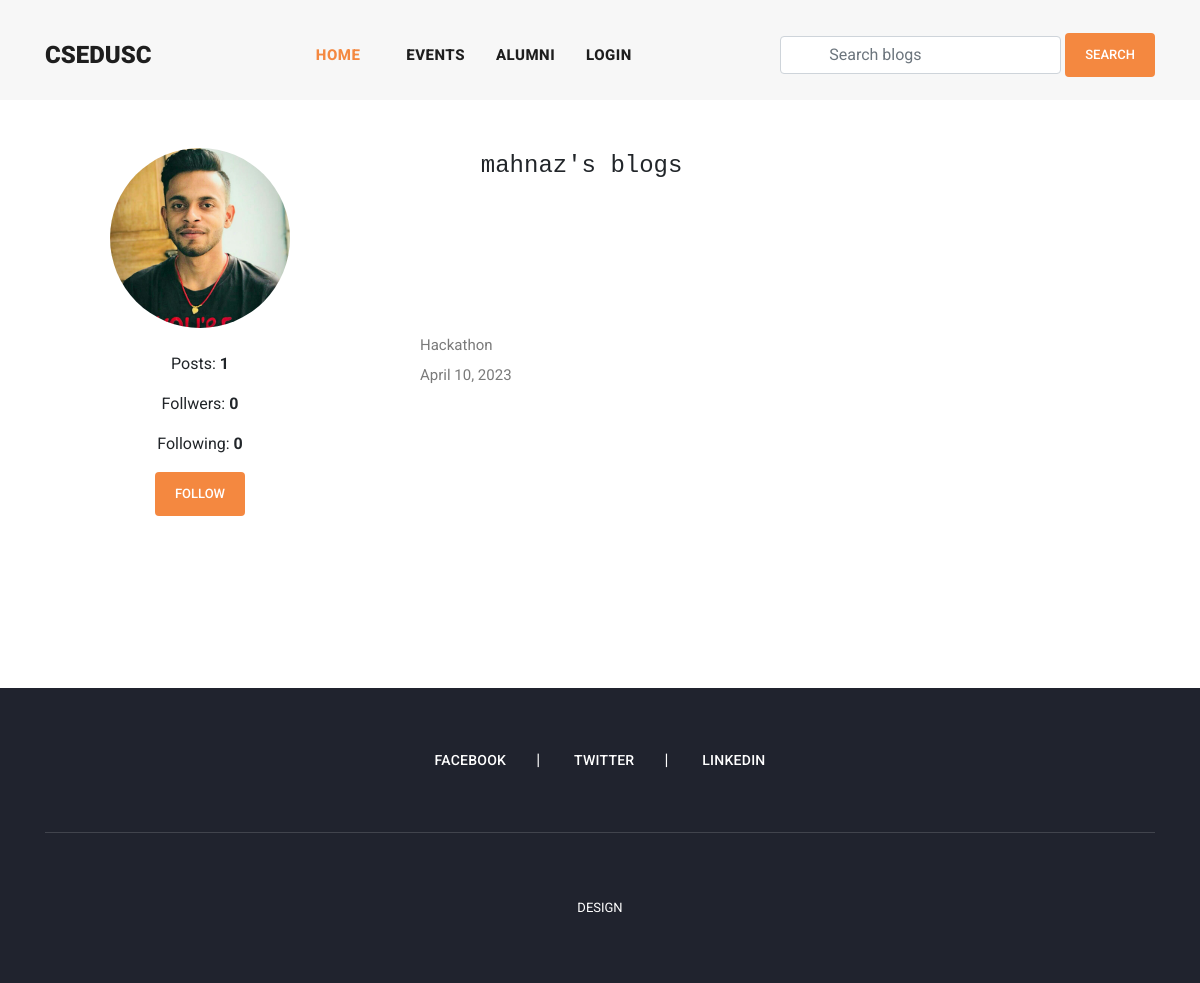
Page /view_user_information/mahnaz/ on the earlier database version.
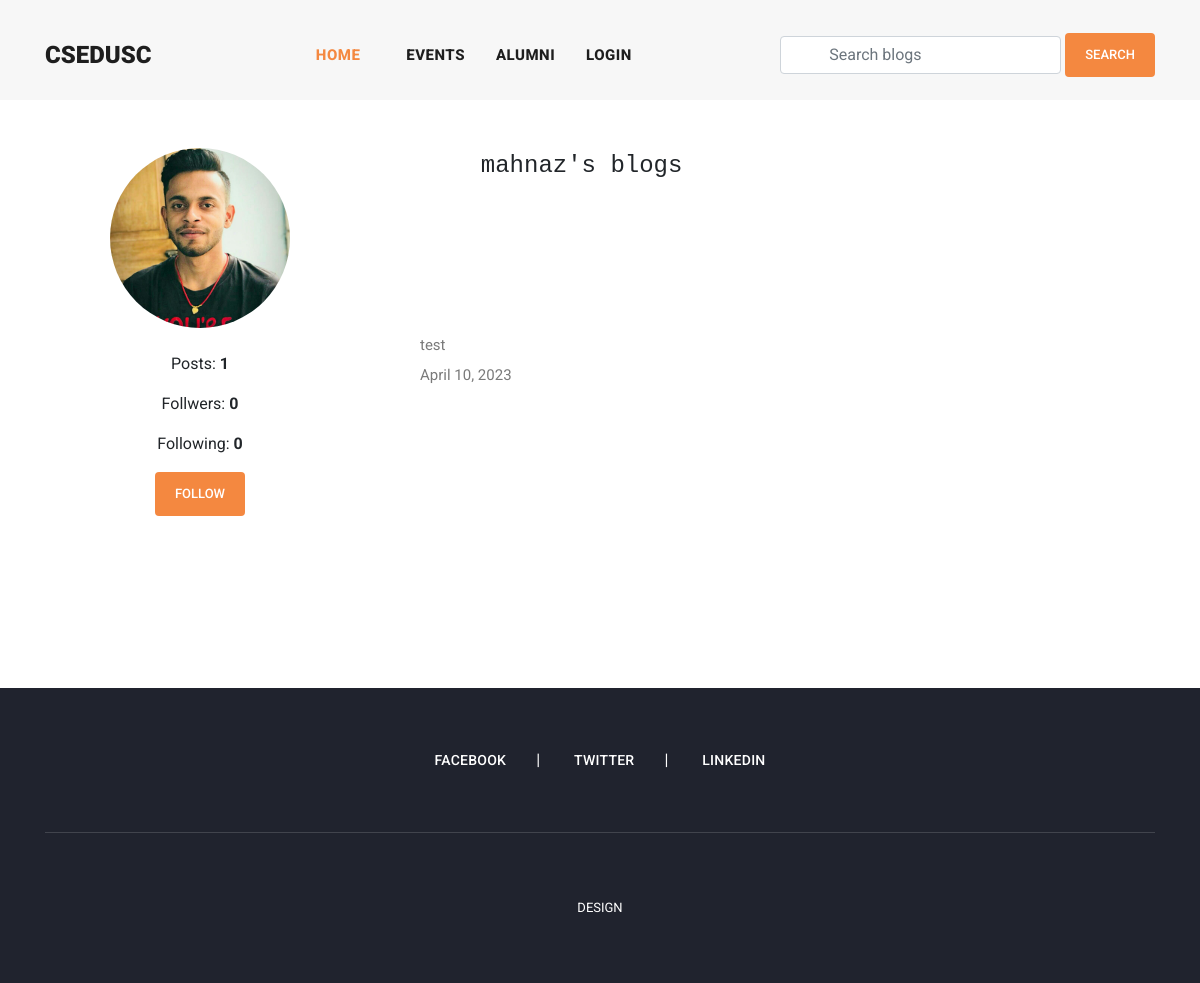
Same page on the later database version.
### blog/models.py (models this page shows, shortened)
class Blog(models.Model):
    user = models.ForeignKey(
        User,
        related_name='user_blogs',
        on_delete=models.CASCADE
    )
    category = models.ForeignKey(
        Category,
        related_name='category_blogs',
        on_delete=models.CASCADE
    )
    tags = models.ManyToManyField(
        Tag,
        related_name='tag_blogs',
        blank=True
    )
    likes = models.ManyToManyField(
        User,
        related_name='user_likes',
        blank=True
    )
    title = models.CharField(
        max_length=250
    )
    slug = models.SlugField(null=True, blank=True)
    banner = models.ImageField(upload_to='blog_banners')
    description = RichTextField()
    created_date = models.DateField(auto_now_add=True)

### user_profile/views.py (the view, shortened to what this page needs)
# urls.py: path('view_user_information/<str:username>/', view_user_information, name="view_user_information"),
def view_user_information(request, username):
    account = get_object_or_404(User, username=username)
    following = False
    muted = None
    if following:
        queryset = followers.first()
        if queryset.muted:
            muted = True
        else:
            muted = False
    context = {
        "account": account,
        "following": following,
        "muted": muted
    }
    return render(request, "user_information.html", context)

### blog/context_processors.py (called while the page is built)
def get_all_categories(request):
    categories = Category.objects.all()
    context = {
        "categories": categories
    }
    return context

### user_profile/context_processors.py (called while the page is built, shortened)
def user_notifications(request):
    context = {}
    return context

### user_profile/models.py (called while the page is built)
    def get_profile_picture(self):
        url = ""
        try:
            url = self.profile_image.url
        except:
            url = ""
        return url

### templates/user_information.html (shortened to what this page needs)
{% extends 'base.html' %}
{% load static %}
{% block content %}
<section class="profile">
        <div class="container-fluid">
            <div class="row py-5">
                <div class="col-md-4">
                    <div class="text-center">
                        <img class="rounded rounded-circle profile-picture" src="{{account.get_profile_picture}}" alt="">
                        <ul class="text-center py-3">
                            <li class="py-2">
                                <span>Posts: <strong>{{account.user_blogs.count}}</strong></span>
                            </li>
                            <li class="py-2">
                                <span>Follwers: <strong>{{account.user_followers.count}}</strong></span>
                            </li>
                            <li class="py-2">
                                <span>Following: <strong>{{account.user_follows.count}}</strong></span>
                            </li>
                            <li class="py-2">
                                {% if following %}
                                <a class="btn btn-primary text-decoration-none" href="{% url 'follow_or_unfollow_user' account.id %}">Unfollow</a>
                                {% if muted %}
                                <a class="btn btn-primary text-decoration-none" href="{% url 'mute_or_unmute_user' account.id %}">Unmute</a>
                                {% else %}
                                <a class="btn btn-primary text-decoration-none" href="{% url 'mute_or_unmute_user' account.id %}">Mute</a>
                                {% endif %}
                                {% else %}
                                <a class="btn btn-primary text-decoration-none" href="{% url 'follow_or_unfollow_user' account.id %}">Follow</a>
                                {% endif %}
                            </li>
                        </ul>
                    </div>
                </div>
                <div class="row pt-1 mb-2">
                    <div class="col-md-12 mb-2">
                    <h4 class="text-monospace text-center">{{account.username}}'s blogs</h4>
                    </div>
                    <div class="col-md-12">
                        <ul class="list-group list-group-flush">
                            {% for blog in account.user_blogs.all %}
                            <li class="list-group-item py-3">
                                <a href="{% url 'blog_details' blog.slug %}">
                                    <p>{{blog.title}}</p>
                                    <p>{{blog.created_date}}</p>
                                </a>
                            </li>
                            {% endfor %}
                        </ul>
                    </div>
                </div>
            </div>
        </div>
</section>
{% endblock content %}

Differences in the rows shown:
no longer on this page (row edited): Blog: title "Hackathon", created_date "April 10, 2023"
now on this page (row edited): Blog: title "test", created_date "April 10, 2023"
